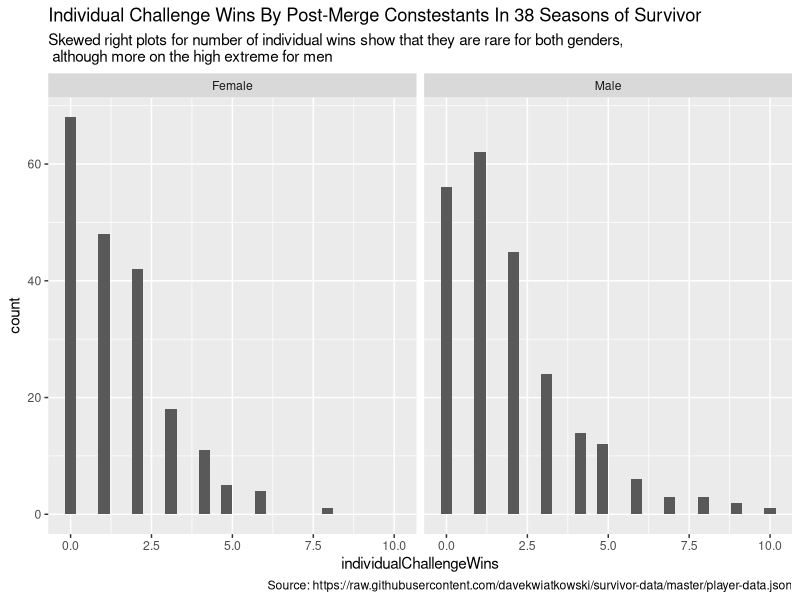

The R source for this figure:
## ---- chunk 1
knitr::opts_chunk$set(echo = FALSE)
# Load libraries
library(tidyverse)
library(gganimate)
library(ggplot2)

# Read in the CSV file visa read_csv
x <- read_csv("survivor.csv",
              # specify the column types, or else they will be read in as characters
              col_types = cols(
              # Specify the number of days as a double
              daysLasted = col_double(),
              # Also specify that the number of total votes one received is a double
              votesAgainst = col_double(),
              # Specify that the number of tribal challenge wins is a double
              tribalChallengeWins = col_double(),
              individualChallengeWins = col_double())) %>%
      # Separate the hometown column into the city and state abbreviation, which we will later use to map out where Survivor contestants and winners hail from in the country by city and state
      separate(col = "hometown", sep =  c(", "), into = c("city", "state_abbr")) %>%
      # Rename runner-ups to 2nd place
# Next steps: mutate/ relabel finish "runner-up" as 2nd and "Sole Survivor" as 1st, then change all the whole column into doubles
      # Unselect columns that pertain to player trivia, as they are strings of interesting facts that do not contribute to our data.
      select(-(contains("trivia"))) 
## ---- chunk 2

# Create a graphic that shows the number of individual challenge wins for contestants still in the game after the "merge" versus the number of days lasted faceted by gender
x %>%
  # Filter out the N/A values for individual challenge wins, which indicates that the contestant was voted out before the merge
  filter(individualChallengeWins != "N/A",
         # Filter out those who lasted less than two weeks, or 14 days. Since the merge is usually the mid-way point and contain around a dozen remaining contestants, it varies season to season, but the merge has never occurred prior to the two week mark.
         daysLasted > 14) %>%
  # Create a ggplot, with the x-axis as the number of individual challenge wins, and the y-axis as the number of days lasted
  ggplot(mapping = aes(x = individualChallengeWins)) +
  # Plot out the points with a little jitter just to see the distribution (will change later since the jitter leads us to falsely believe that some lasted over forty days which is impossible).
  geom_histogram(show.legend =FALSE) +
  # Add appropriate labels
  labs(title = "Individual Challenge Wins By Post-Merge Constestants In 38 Seasons of Survivor",
       subtitle = "Skewed right plots for number of individual wins show that they are rare for both genders,\n although more on the high extreme for men",
       caption = "Source: https://raw.githubusercontent.com/davekwiatkowski/survivor-data/master/player-data.json") +
  # Facet by gender to see if there are any signifcant discrepanices
  facet_grid(~gender)
